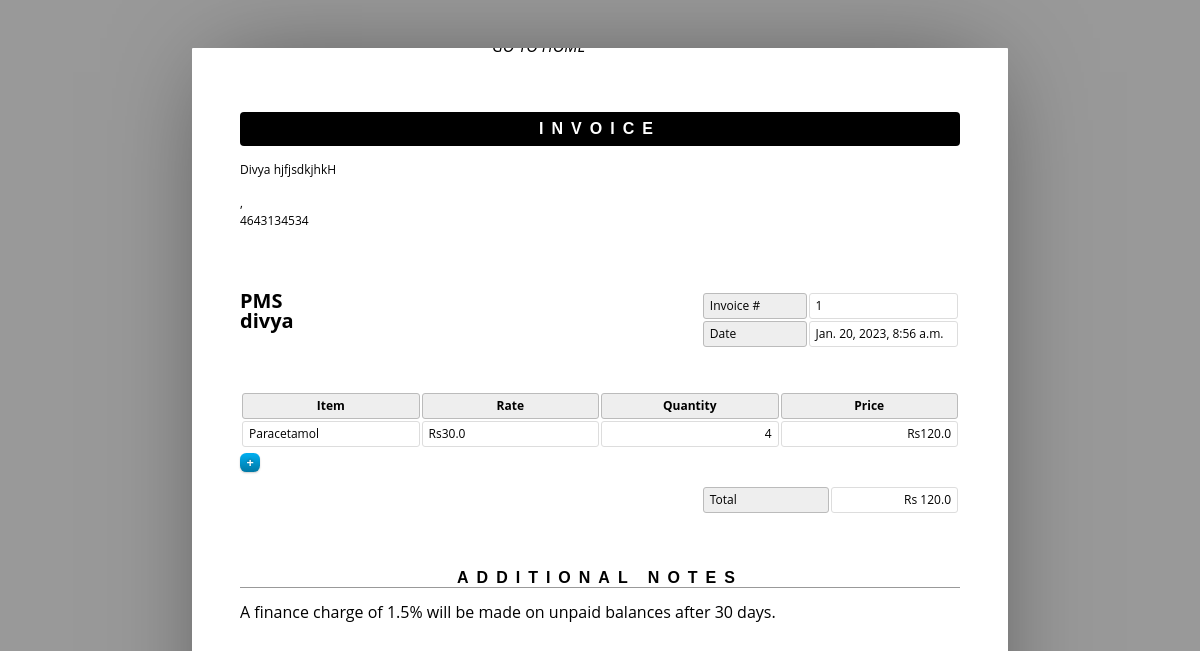
The page /display_bill/1 (signed in) on the database its author committed.
### base/models.py (models this page shows, shortened)
class Customer(models.Model):
    first_name=models.CharField(max_length=255)
    middle_name=models.CharField(max_length=255)
    last_name=models.CharField(max_length=255)
    phno=models.CharField(max_length=10,unique=True)
    DOB=models.DateField(auto_now=False, auto_now_add=False)
    address=models.ForeignKey(Address,on_delete=models.SET_NULL,null=True)

class Order(models.Model):
    user = models.ForeignKey(User,on_delete=models.SET_NULL,null=True)
    customer = models.ForeignKey(Customer,on_delete=models.CASCADE)
    items = models.ManyToManyField(OrderItem)
    start_date = models.DateTimeField(auto_now_add=True)
    ordered_date=models.DateTimeField()
    ordered = models.BooleanField(default=False)
    def get_total(self):
        total = 0
        for order_item in self.items.all():
            total += order_item.get_final_price()
        return total

class OrderItem(models.Model):
    customer=models.ForeignKey(Customer,on_delete=models.CASCADE)
    ordered = models.BooleanField(default=False)
    item = models.ForeignKey(Medicine, on_delete=models.CASCADE)
    quantity = models.IntegerField(default=1)
    def get_final_price(self):
        return self.quantity * self.item.price

class Medicine(models.Model):
    name=models.CharField(max_length=255)
    category=models.ForeignKey(Category,on_delete=models.SET_NULL, null=True)
    description = models.TextField(null=True, blank=True)
    image = models.FileField(blank=True)
    quantity=models.IntegerField(default=0)
    ali = models.BooleanField(default=False)
    price = models.FloatField()

### base/views.py (the view)
# urls.py: path("display_bill/<int:id>",views.display_bill,name='display_bill'),
@login_required(login_url='login')
def display_bill(request,id):
    order=Order.objects.get(id=id)
    customer=order.customer
    context={'object':order,'customer':customer}
    return render(request,'base/bill.html',context)

### base/templates/base/bill.html (shortened to what this page needs)
{% load static %}
<html>
	<head>
		<link rel="stylesheet" href="{% static 'styles/bill_style.css' %}">
	</head>
	<body>
		<a href="{% url 'home'  %}"><h3	style="position: relative; top:-5vh; font-style: italic; left: 21vw;">GO TO HOME</h3></a>
		<header>
			<h1>Invoice</h1>
			<address contenteditable>
				<p>{{customer.first_name}} {{customer.last_name}}</p>
				<p>{{customer.street_address}}<br>{{customer.country}}, {{customer.zip}}</p>
				<p>{{customer.phno}}</p>
			</address>
		</header>
		<article>
			<address contenteditable>
				<p>PMS<br>{{request.user}}</p>
			</address>
			<table class="meta">
				<tr>
					<th><span contenteditable>Invoice #</span></th>
					<td><span contenteditable>{{object.id}}</span></td>
				</tr>
				<tr>
					<th><span contenteditable>Date</span></th>
					<td><span contenteditable>{{object.start_date}}</span></td>
				</tr>
			</table>
			<table class="inventory">
				<thead>
					<tr>
						<th><span contenteditable>Item</span></th>
						<th><span contenteditable>Rate</span></th>
						<th><span contenteditable>Quantity</span></th>
						<th><span contenteditable>Price</span></th>
					</tr>
				</thead>
				<tbody>
                    {% for order_item in object.items.all %}
					<tr>
						<td><a class="cut">-</a><span contenteditable>{{ order_item.item.name}}</span></td>
						<td><span data-prefix>Rs</span><span contenteditable>{{order_item.item.price}}</span></td>
						<td><span contenteditable>{{order_item.quantity}}</span></td>
						<td><span data-prefix>Rs</span><span>{{order_item.get_final_price}}</span></td>
					</tr>
                    {%endfor %}
				</tbody>
			</table>
			<a class="add">+</a>
			<table class="balance">
				<tr>
					<th><span contenteditable>Total</span></th>
					<td><span data-prefix>Rs  </span><span>{{ object.get_total }}</span></td>
				</tr>
			</table>
		</article>
		<aside>
			<h1><span contenteditable>Additional Notes</span></h1>
			<div contenteditable>
				<p>A finance charge of 1.5% will be made on unpaid balances after 30 days.</p>
			</div>
		</aside>
	</body>
</html>

### static/styles/bill_style.css (style rules this page uses)
* { border: 0; box-sizing: content-box; color: inherit; font-family: inherit; font-size: inherit; font-style: inherit; font-weight: inherit; line-height: inherit; list-style: none; margin: 0; padding: 0; text-decoration: none; vertical-align: top; }
*[contenteditable] { border-radius: 0.25em; min-width: 1em; outline: 0; }
*[contenteditable] { cursor: pointer; }
span[contenteditable] { display: inline-block; }
h1 { font: bold 100% sans-serif; letter-spacing: 0.5em; text-align: center; text-transform: uppercase; }
table { font-size: 75%; table-layout: fixed; width: 100%; }
table { border-collapse: separate; border-spacing: 2px; }
th, td { border-width: 1px; padding: 0.5em; position: relative; text-align: left; }
th, td { border-radius: 0.25em; border-style: solid; }
th { background: #EEE; border-color: #BBB; }
td { border-color: #DDD; }
html { font: 16px/1 'Open Sans', sans-serif; overflow: auto; padding: 0.5in; }
html { background: #999; cursor: default; }
body { box-sizing: border-box; height: 11in; margin: 0 auto; overflow: hidden; padding: 0.5in; width: 8.5in; }
body { background: #FFF; border-radius: 1px; box-shadow: 0 0 1in -0.25in rgba(0, 0, 0, 0.5); }
header { margin: 0 0 3em; }
header:after { clear: both; content: ""; display: table; }
header h1 { background: #000; border-radius: 0.25em; color: #FFF; margin: 0 0 1em; padding: 0.5em 0; }
header address { float: left; font-size: 75%; font-style: normal; line-height: 1.25; margin: 0 1em 1em 0; }
header address p { margin: 0 0 0.25em; }
article, article address, table.meta, table.inventory { margin: 0 0 3em; }
article:after { clear: both; content: ""; display: table; }
article address { float: left; font-size: 125%; font-weight: bold; }
table.meta, table.balance { float: right; width: 36%; }
table.meta:after, table.balance:after { clear: both; content: ""; display: table; }
table.meta th { width: 40%; }
table.meta td { width: 60%; }
table.inventory { clear: both; width: 100%; }
table.inventory th { font-weight: bold; text-align: center; }
table.inventory td:nth-child(1) { width: 26%; }
table.inventory td:nth-child(2) { width: 38%; }
table.inventory td:nth-child(3) { text-align: right; width: 12%; }
table.inventory td:nth-child(4) { text-align: right; width: 12%; }
table.balance th, table.balance td { width: 50%; }
table.balance td { text-align: right; }
aside h1 { border: none; border-width: 0 0 1px; margin: 0 0 1em; }
aside h1 { border-color: #999; border-bottom-style: solid; }
.add, .cut { border-width: 1px; display: block; font-size: .8rem; padding: 0.25em 0.5em; float: left; text-align: center; width: 0.6em; }
.add, .cut { background: #9AF; box-shadow: 0 1px 2px rgba(0,0,0,0.2); background-image: -moz-linear-gradient(#00ADEE 5%, #0078A5 100%); background-image: -webkit-linear-gradient(#00ADEE 5%, #0078A5 100%); border-radius: 0.5em; border-color: #0076A3; color: #FFF; cursor: pointer; font-weight: bold; text-shadow: 0 -1px 2px rgba(0,0,0,0.333); }
.add { margin: -2.5em 0 0; }

### rows shown on the page
Customer: first_name "Divya", last_name "hjfjsdkjhkH", phno "4643134534"
Order: id "1", start_date "Jan. 20, 2023, 8:56 a.m.", get_total "120.0"
OrderItem: item.name "Paracetamol", item.price "30.0", quantity "4", get_final_price "120.0"

### other values the page prints
{{ request.user }} "divya"
